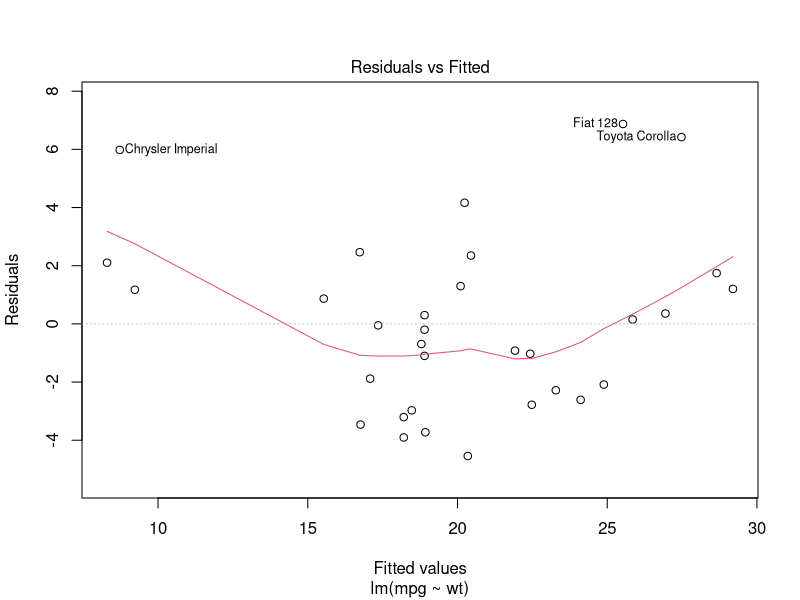
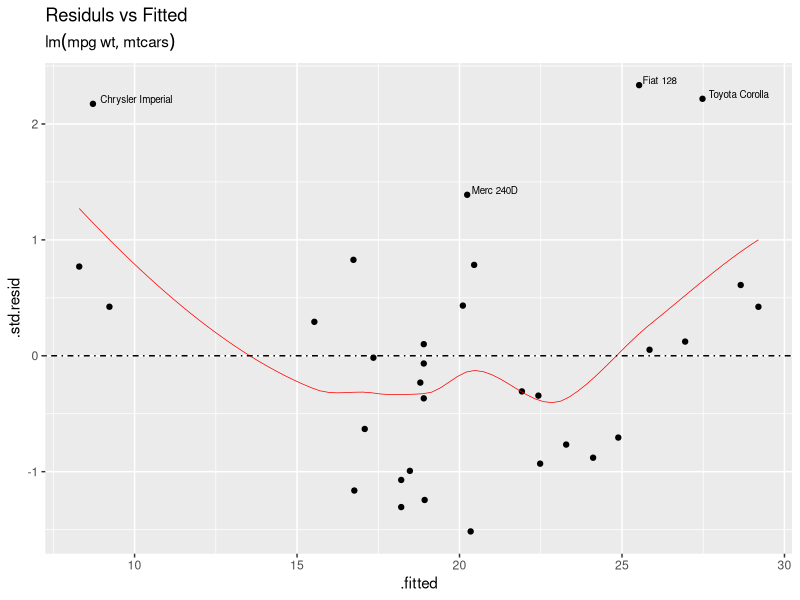
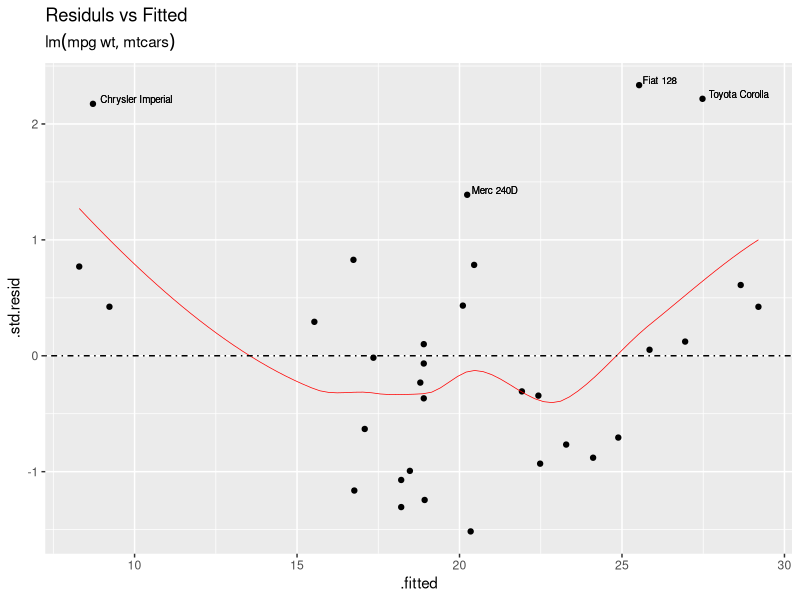
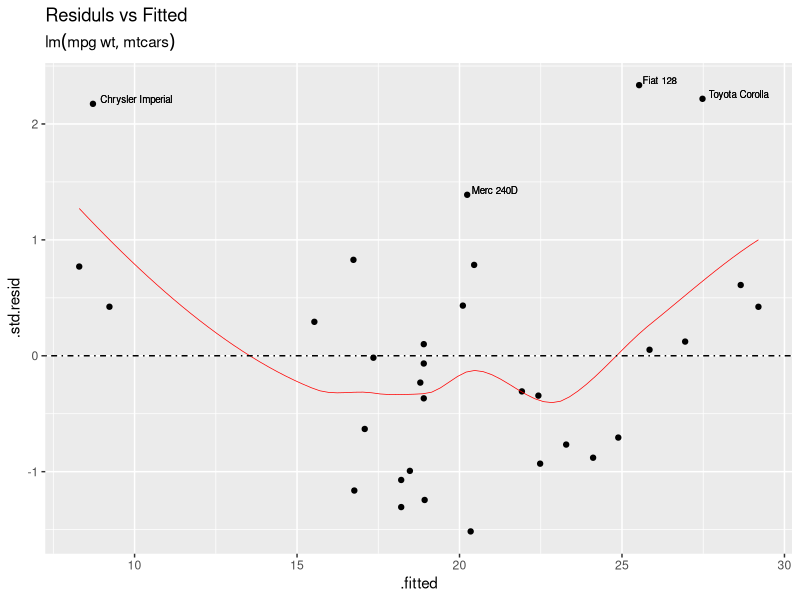
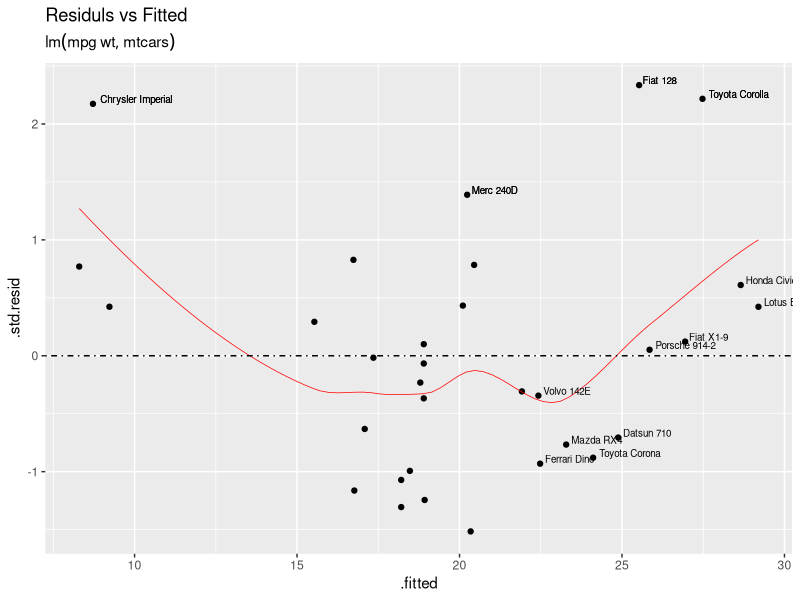
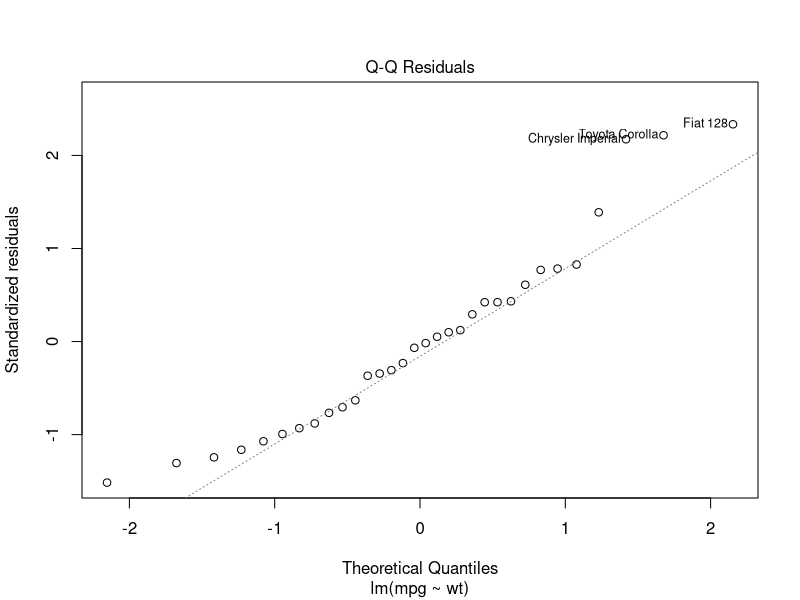
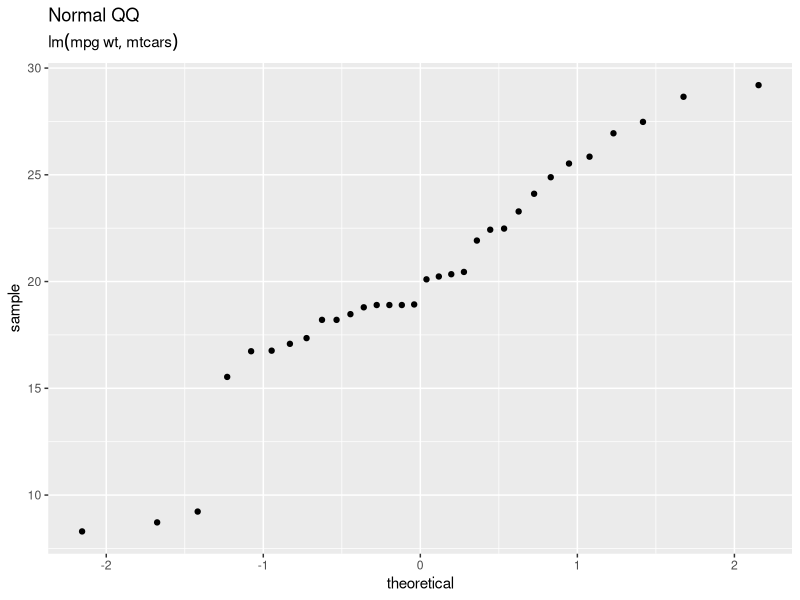
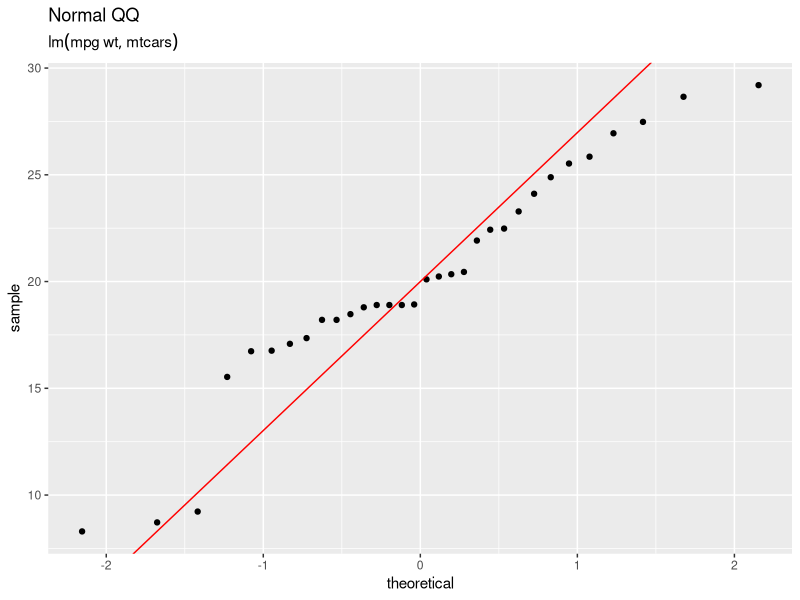

Source code (R) for these figures, in order: (Note: this script raises an error after producing the figures.)

# Tinker

library(tidyverse)
library(broom)

lm.1 <- lm(mpg ~ wt,data=mtcars)
glm.1 <- glm(vs ~ wt, family = binomial, data = mtcars)

########


#par(mfrow=c(2,3)) 
#plot(lm.1) 
#par(mfrow=c(1,1)) 

#resid vs fitt
tidy(lm.1)
glance(lm.1)
augment(lm.1)

############
My.Mod <- glm.1
My.Mod <- lm.1

Tidy.Mod <- augment(My.Mod)

class(My.Mod)
attributes(My.Mod)

################
# Res v Fitt
plot(My.Mod,which=1)

My.Method="auto"

D1  <- augment(My.Mod) %>% 
  ggplot(aes(x=.fitted,y=.std.resid)) +
  geom_point() +
  geom_smooth(method=My.Method,se=FALSE,colour="red",size=.25) +
  geom_hline(yintercept=0,linetype=4) +
  geom_text(aes(label=ifelse((.std.resid>1*IQR(.std.resid)),.rownames,"")),
             hjust=-0.1,vjust=-0.1,size=2.5) +
  labs(title="Residuls vs Fitted",subtitle=My.Mod$call)
#My.Mod$call
#glue("Model is {My.Mod$call} ")
D1

# geom_text(aes(label=ifelse((x>4*IQR(x)|y>4*IQR(y)),label,"")), hjust=1.1)
D1 +geom_text(aes(label=ifelse((.std.resid>1*IQR(.std.resid)),
                               .rownames,"")),
              hjust=-0.1,vjust=-0.1,size=2.5)

D1 +geom_text(aes(label=ifelse((.std.resid>1*IQR(.std.resid)),
                               .rownames,"")),
              hjust=-0.1,vjust=-0.1,size=2.5)


D1 +geom_text(aes(label=ifelse((.std.resid>1*IQR(.std.resid)|
                                  .fitted>abs(4*IQR(.fitted))),
                               .rownames,"")),
              hjust=-0.1,vjust=-0.1,size=2.5)

#################
# Normal QQ

plot(My.Mod,which=2)
geom_qq()
?geom_qq

D2  <- augment(My.Mod) %>% 
  ggplot(aes(sample=.fitted)) +
  stat_qq() +
  labs(title="Normal QQ",subtitle=My.Mod$call)

D2 

D2 + geom_abline(intercept = 20, slope = 37.285/5.344,colour="red")
D2 + geom_abline(intercept = -5.344 , slope = 37.285,colour="red")

D2 + geom_smooth(aes(x=sample,y=1))

####
y     <- quantile(My.Mod, c(0.25, 0.75)) # Find the 1st and 3rd quartiles
x     <- qnorm( c(0.25, 0.75))         # Find the matching normal values on the x-axis
slope <- diff(y) / diff(x)             # Compute the line slope
int   <- y[1] - slope * x[1]           # Compute the line intercept

D2 


################
#Scale Location
head(Tidy.Mod)
summary(sqrt(Tidy.Mod$.std.resid))

plot(My.Mod,which=3)

D3  <- augment(My.Mod) %>% 
  ggplot(aes(x=.fitted, y=sqrt(abs(.std.resid)))) +
  geom_point()+
  labs(title="Scale Location",subtitle=My.Mod$call) +
  geom_smooth(se=FALSE,colour="red",size=.25) 


D3

## text?
D3 + geom_text(aes(label=.rownames),
               nudge_x = 1,nudge_y = .1, colour="blue")

D3 + geom_text(aes(label=.rownames), colour="blue")
#y=top_n(5)

library(ggrepel)

D3 + geom_text_repel(aes(label = .rownames))

D3 + geom_text(aes(label=ifelse((.std.resid>1*IQR(.std.resid)),
                           .rownames,"")),
          hjust=-0.1,vjust=-0.1,size=2.5)

#######
#Cooks Distane

plot(My.Mod,which=4)

D4 <- augment(My.Mod) %>% 
  ggplot(aes(x=seq_along(.cooksd), y=.cooksd)) +
  geom_point(size = .75) +
  geom_col(width = .1) +
  labs(title="Cooks Dist",subtitle=My.Mod$call)+
  geom_text(aes(label=ifelse((.cooksd>.2),.rownames,"")),
             hjust=-0.1,vjust=-0.1,size=2.5) +
  geom_hline(yintercept=.2,linetype=4,colour="orange")

D4


D4 +geom_text(aes(label=ifelse((.cooksd>.2),.rownames,"")),
              hjust=-0.1,vjust=-0.1,size=2.5) +
  geom_hline(yintercept=.2,linetype=4,colour="orange")


############

plot(My.Mod,which=5)
head(Tidy.Mod)
tidy(My.Mod)
lev = hat(model.matrix(My.Mod))

D5 <- augment(My.Mod) %>% 
  ggplot(aes(x=.hat, y=.std.resid)) +
  geom_point() +
  geom_hline(yintercept=0,linetype=3) +
  labs(title="Resid vs Leverage",subtitle=My.Mod$call)

D5

######
plot(My.Mod,which=6)

D6 <- augment(My.Mod) %>% 
  ggplot(aes(x=.hat, y=.cooksd)) +
  geom_point() +
  labs(title="CooksD vs Leverage",subtitle=My.Mod$call) 

D6


###
#Panel

#grid extra
library(gridExtra)
grid.arrange(D1, D2, D3, D4, D5, D6, ncol=2)

plot(My.Mod,which=)


################################
#Example test


##################

#ifelse(class(My.Mod)=="lm",
#       print("It's a lm object, using broom then ggplot"),
#       ifelse(class(My.Mod)=="glm",
#       print("its glm"),
#       print("Unsure of modeltype object - so trying my best")))



# broke why token?

#if class(My.Mod)=="lm" {
#  print("It's an lm object, using broom then ggplot")
#} else if class(My.Mod)=="glm" {
#  print("It's an lm object, using broom then ggplot")
#} else {
#  print("Its not an lm/glm object - so trying my best")
#}



#plot(My.Mod,which=1)


D1  = augment(My.Mod) %>% 
  ggplot(aes(x=.fitted,y=.std.resid)) +
  geom_point() +
  geom_smooth(se=FALSE,colour="red",size=.25) +
  geom_hline(yintercept=0,linetype=3) +
  labs(title="Residuls vs Fitted",subtitle=My.Mod$call)


###

D1

#####

# Extra Diagnostics to think about as extension
# Note to re-engineer boot & car into ggd
library(boot)
glm.diag.plots(Mod.D)
glm.diag.plots(Mod.H)
resdev=residuals(Mod.H,type="deviance")
head(resdev)
library(car)
av.plots(Mod.H)
